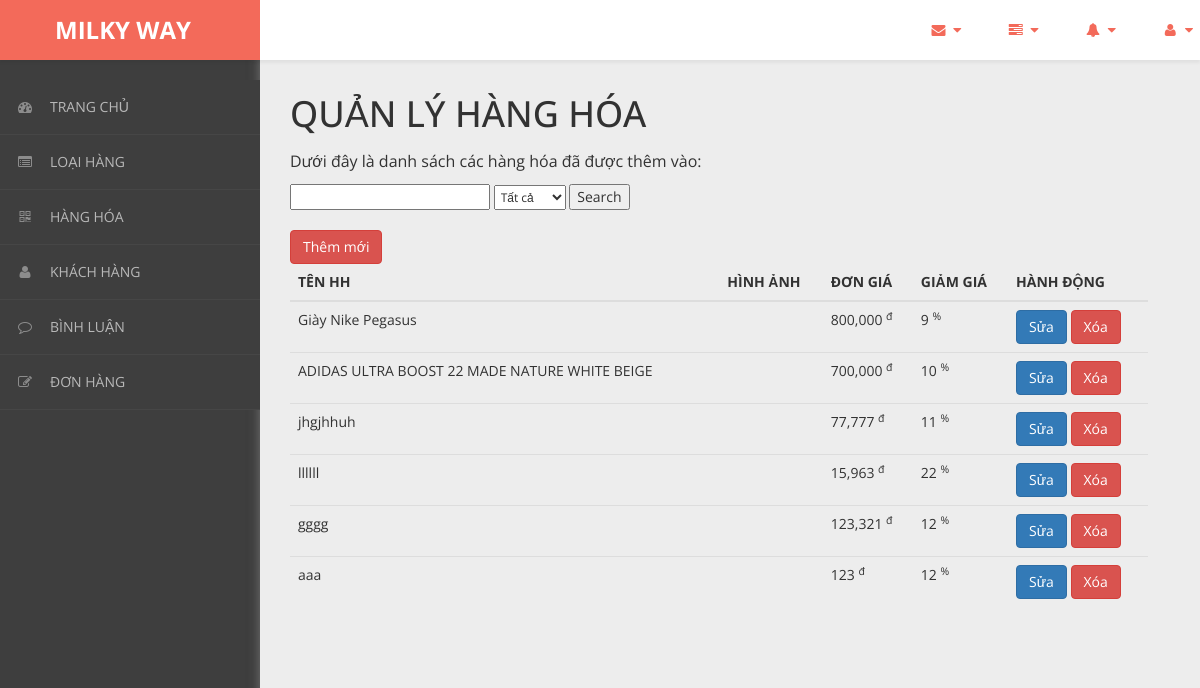
/admin/content/hang-hoa/hang-hoa-list.php, run on the app's committed database.
### tables this page shows
CREATE TABLE `hang_hoa` (
  `ma_hh` int(11) NOT NULL,
  `ten_hh` varchar(50) NOT NULL,
  `hinh` varchar(50) NOT NULL,
  `don_gia` int(11) NOT NULL,
  `giam_gia` int(11) NOT NULL,
  `mo_ta` varchar(500) NOT NULL,
  `ma_loai` int(11) NOT NULL,
  `maSize` int(10) DEFAULT NULL,
  `maMau` int(10) NOT NULL
);

### admin/dao/pdo.php (called while the page is built, shortened)
<?php
    function pdo_get_connection(){
        $pdo = new PDO("mysql:host=localhost;dbname=bigshoes",'root','');
        $pdo->setAttribute(PDO::ATTR_ERRMODE, PDO::ERRMODE_EXCEPTION);
        return $pdo;
    }
    function pdo_query($sql){
        $sql_args = array_slice(func_get_args(),1);
        try{
            $conn = pdo_get_connection();
            $stmt = $conn ->prepare($sql);
            $stmt -> execute($sql_args);
            $rows = $stmt -> fetchAll();
            return $rows;
        }catch(PDOException $e){
            throw $e;
        }finally{
            unset($conn);
        }
    }
    ?>

### admin/dao/hang-hoa.php (called while the page is built, shortened)
<?php
    require_once ('pdo.php');
    function hang_hoa_select_all(){
        $sql = "SELECT * FROM hang_hoa ORDER BY ma_hh DESC";
        return pdo_query($sql);
    }
    function loadall_pro($keyword="", $maLoai=0){
        $sql = "SELECT*FROM hang_hoa WHERE 1";
        $sql.=" ORDER BY ma_hh DESC";
        $listpro = pdo_query($sql);
        return $listpro;
    }
?>

### admin/content/hang-hoa/hang-hoa-list.php (the view, shortened to what this page needs)
<!DOCTYPE html>
<html xmlns="http://www.w3.org/1999/xhtml">
<head>
    <link href="../../../css/admin/css/bootstrap.css" rel="stylesheet" />
    <link href="../../../css/admin/css/font-awesome.css" rel="stylesheet" />
    <link href="../../../css/admin/css/custom-styles.css" rel="stylesheet" />
</head>
<body>
    <div id="wrapper">
        <nav class="navbar navbar-default top-navbar" role="navigation">
            <div class="navbar-header">
                <a class="navbar-brand" href="/index"><strong style = "margin-left: 40px;">MILKY WAY</strong></a>
            </div>
            <ul class="nav navbar-top-links navbar-right">
                <li class="dropdown">
                    <a class="dropdown-toggle" data-toggle="dropdown" href="#" aria-expanded="false">
                        <i class="fa fa-envelope fa-fw"></i> <i class="fa fa-caret-down"></i>
                    </a>
                </li>
                <li class="dropdown">
                    <a class="dropdown-toggle" data-toggle="dropdown" href="#" aria-expanded="false">
                        <i class="fa fa-tasks fa-fw"></i> <i class="fa fa-caret-down"></i>
                    </a>
                </li>
                <li class="dropdown">
                    <a class="dropdown-toggle" data-toggle="dropdown" href="#" aria-expanded="false">
                        <i class="fa fa-bell fa-fw"></i> <i class="fa fa-caret-down"></i>
                    </a>
                </li>
                <li class="dropdown">
                    <a class="dropdown-toggle" data-toggle="dropdown" href="#" aria-expanded="false">
                        <i class="fa fa-user fa-fw"></i> <i class="fa fa-caret-down"></i>
                    </a>
                </li>
            </ul>
        </nav>
        <nav class="navbar-default navbar-side" role="navigation">
            <div class="sidebar-collapse">
                <ul class="nav" id="main-menu">
                    <li>
                        <a href="../thong-ke/thong-ke-list.php"><i class="fa fa-dashboard"></i>TRANG CHỦ</a>
                    </li>
                    <li>
                        <a href="../loai-hang/loai-hang-list.php"><i class="fa fa-list-alt" aria-hidden="true"></i>LOẠI HÀNG</a>
                    </li>
                    <li>
                        <a href="../hang-hoa/hang-hoa-list.php"><i class="fa fa-qrcode"></i>HÀNG HÓA</a>
                    </li>
                    <li>
                        <a href="../khach-hang/khach-hang-list.php"><i class="fa fa-user"></i>KHÁCH HÀNG</a>
                    </li>
                    <li>
                        <a href="../binh-luan/binh-luan-list.php"><i class="fa fa-comment-o" aria-hidden="true"></i>BÌNH LUẬN</a>
                    </li>
                    <li>
                        <a href="../hoa-don/hoa-don-list.php"><i class="fa fa-edit"></i>ĐƠN HÀNG</a>
                    </li>
                </ul>
            </div>
        </nav>
        <div id="page-wrapper">
		  <div class="header">
                        <div class="page-header">
                            <h1>QUẢN LÝ HÀNG HÓA</h1>
                            <p>Dưới đây là danh sách các hàng hóa đã được thêm vào: </p>
                            <?php
                                require_once ('../../dao/hang-hoa.php');
                                $items = hang_hoa_select_all();
                                if(isset($_POST['search'])&& ($_POST['search'])){
                                    $keyword = $_POST['keyword'];
                                    $maLoai = $_POST['maLoai'];
                                }else{
                                    $keyword = "";
                                    $maLoai = 0;
                                }
                                $listpro = loadall_pro($keyword, $maLoai);
                            ?>
                            <form action="" method="POST">
                                <input type="text" name="keyword" style="width: 200px;">
                                <select name="maLoai" style="padding: 2px; font-size: 1vw;">
                                    <option value="0" selected>Tất cả</option>
                                </select>
                                <input type="submit" name="search" id="" value="Search">
                            </form>
                            <br>
                            <a href="hang-hoa-new.php"><button class="btn btn-danger">Thêm mới</button></a>
                            <table class="table table-hover">
                                <thead>
                                  <tr>
                                    <th>TÊN HH</th>
                                    <th>HÌNH ẢNH</th>
                                    <th>ĐƠN GIÁ</th>
                                    <th>GIẢM GIÁ</th>
                                    <th>HÀNH ĐỘNG</th>
                                  </tr>
                                </thead>
                                <tbody>
                                <?php foreach($listpro as $pro){
                                     extract($pro);
                                    ?>
                                  <tr>
                                    <td><?=$ten_hh?></td>
                                    <td><img src="/css/admin/images/products/<?=$hinh?>" alt="" style="width:80px;"></td>
                                    <td><?=number_format($don_gia)?> <sup>đ</sup></td>
                                    <td><?=$giam_gia?> <sup>%</sup></td>
                                    <td>
                                        <a href="hang-hoa-update.php?ma_hh=<?=$ma_hh?>"><button class="btn btn-primary">Sửa</button></a>
                                        <a onclick = "return confirm('Bạn có chắc chắn muốn xóa ?')" href="hang-hoa-delete.php?ma_hh=<?=$ma_hh?>"><button class="btn btn-danger">Xóa</button></a>
                                    </td>
                                  </tr>
                                <?php } ?>
                                </tbody>
                              </table>
                        </div>
		</div>
            </div>
        </div>
</body>
</html>

### css/admin/css/custom-styles.css (style rules this page uses)
body { font-family: 'Open Sans', sans-serif; background: #3E3E3E; }
#wrapper { width: 100%; }
#page-wrapper { padding: 15px 15px; min-height: 600px; background: #EDEDED; }
h1, .h1, h2, .h2, h3, .h3 { margin-top: 7px; margin-bottom: -5px; }
p { font-size:16px; line-height:25px; padding-top:20px; }
.navbar-side { z-index: 0; }
.navbar-side .nav > li > a > i { color: #8C8C8C;padding: 8px;width: 30px;text-align: center; }
.top-navbar { position: fixed; width: 100%; z-index: 300; -webkit-box-shadow: 0 3px 3px rgba(0, 0, 0, 0.05); -moz-box-shadow: 0 3px 3px rgba(0, 0, 0, 0.05); box-shadow: 0 3px 3px rgba(0, 0, 0, 0.05); }
.navbar-side { z-index: 1; position: fixed; width: 260px; top: 80px; }
#page-wrapper { position: relative; top: 55px; box-shadow: 0 0 10px #757575; -moz-box-shadow: 0 0 10px #757575; -webkit-box-shadow: 0 0 10px #757575; }
.page-header { margin: 0;border-bottom: 1px solid transparent;text-align: left;background-color: rgb(237, 237, 237);padding: 32px 22px 32px 0;color: #323232; }
.header { margin: 0 30px; }
.top-navbar { margin:0px; }
.top-navbar .navbar-brand { color: #fff;width: 260px;text-align: left;height: 60px;font-size: 24px;font-weight: 700;line-height: 30px;background: #F36A5A; }
.top-navbar .nav > li { position: relative; display: inline-block; margin: 0px; padding: 0px; }
.top-navbar .nav > li > a { position: relative; display: block; padding: 20px;color: #FFFFFF; margin: 0px; }
.sidebar-collapse , .sidebar-collapse .nav { background:none; }
.sidebar-collapse .nav { padding:0; }
.sidebar-collapse .nav > li > a { color: #B8B8B8; background:transparent; text-shadow:none; font-size: 14px; }
.sidebar-collapse > .nav > li > a { padding: 12px 10px; }
.sidebar-collapse > .nav > li { border-bottom: 1px solid rgba(107, 108, 109, 0.19); }
.navbar-side { border:none; background: #3E3E3E; }
.top-navbar { background: #FFFFFF; border-bottom:none; }
.top-navbar .nav > li > a > i { margin-right: 2px; }
.navbar-default { border:0px solid black; }
.navbar-header { background: transparent; }
.nav > li > a > i { margin-right:10px; color: rgb(243, 106, 90); }
@media (min-width:768px) { #page-wrapper { margin: 0 0 0 260px; padding: 0; min-height: 1200px; } }
@media (min-width:768px) { .navbar-side { width: 260px; z-index: 1; } }
@media (min-width:768px) { .navbar { border-radius: 0px; } }

### data on the page
hang_hoa: ten_hh "Giày Nike Pegasus", don_gia "800,000", giam_gia "9"
hang_hoa: ten_hh "ADIDAS ULTRA BOOST 22 MADE NATURE WHITE BEIGE", don_gia "700,000", giam_gia "10"
hang_hoa: ten_hh "jhgjhhuh", don_gia "77,777", giam_gia "11"
hang_hoa: ten_hh "llllll", don_gia "15,963", giam_gia "22"
hang_hoa: ten_hh "gggg", don_gia "123,321", giam_gia "12"
hang_hoa: ten_hh "aaa", don_gia "123", giam_gia "12"
